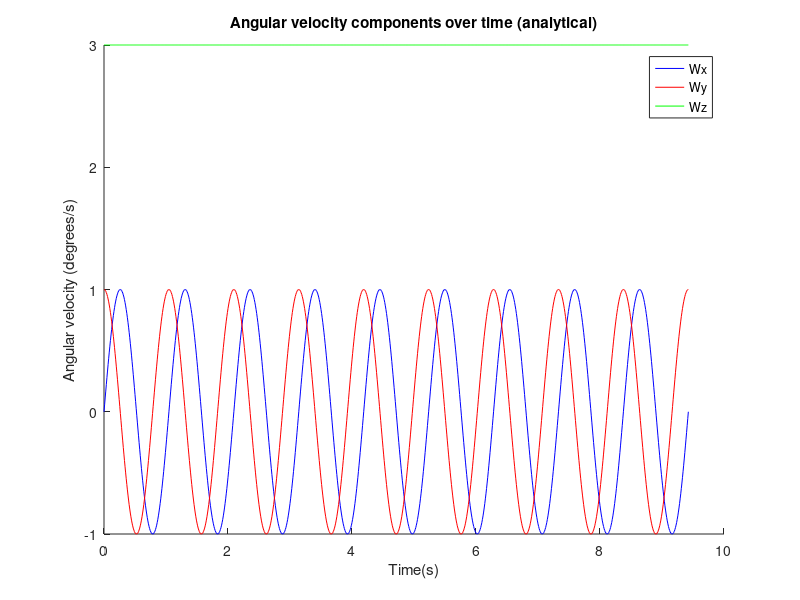

Here is the MATLAB script that generated this plot:
%% Plot of the analytical solution to torque free motion problem
% ~~~~~~~~~~~~~~~~~~~~~~~~~~~~~~~~~~~~~~~~~~~~~~~~~~~~~~~~~~~~~~
% tmax - max time (3 rotations in this case)
% t - time
% Wx, Wy, Wz - Analytically solved angular velocity components
% ~~~~~~~~~~~~~~~~~~~~~~~~~~~~~~~~~~~~~~~~~~~~~~~~~~~~~~~~~~~~~~


tmax = 3*pi;
t = linspace(0,tmax,1000);

Wx = sin(6*t);
Wy = cos(6*t);
Wz = 3*ones(size(t));

figure(3);

hold on;

plot(t,Wx, '-b'); 
plot(t,Wy, '-r');
plot(t,Wz, '-g');

% xlim([0 tmax]);
% ylim([-90 90]);
title('Angular velocity components over time (analytical)' );
xlabel('Time(s)');
ylabel('Angular velocity (degrees/s)');
legend('Wx','Wy','Wz');

hold off;